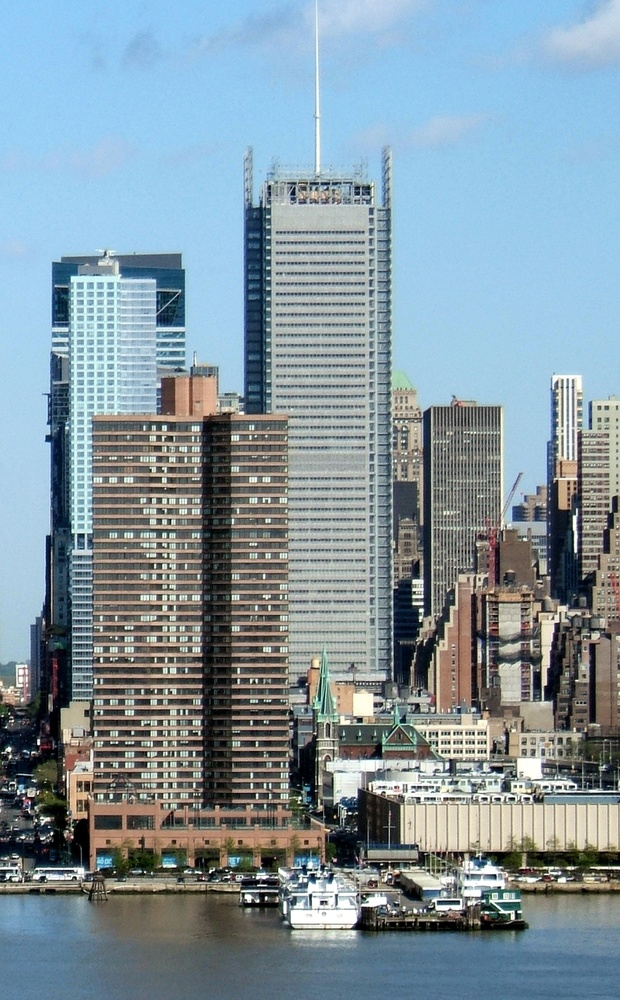
#> input picture lab07/building.jpg, 620 x 1000 px, shrunk from 800 x 1290 before the run
$ python lab07_A.py
#> lines starting #> are read from the running program, lines starting #| are printed output that depends on the picture
import numpy as np
import matplotlib.pyplot as plt

from skimage import io, filters
from scipy.signal import convolve2d

# (a)
filter_a = np.array([[-1, -1, -1], [2, 2, 2], [-1, -1, -1]])

# (b)
filter_b = np.array([[-1, -1, 2], [-1, 2, -1], [2, -1, -1]])

# (c)
filter_c = np.array([[-1, -1, -1], [-1, 8, -1], [-1, -1, -1]])

# (e)
filter_e = np.array([[0, -1, 0], [1, 0, 1], [0, -1, 0]])

def main():
    yellow_fan = io.imread('building.jpg', as_gray=True)
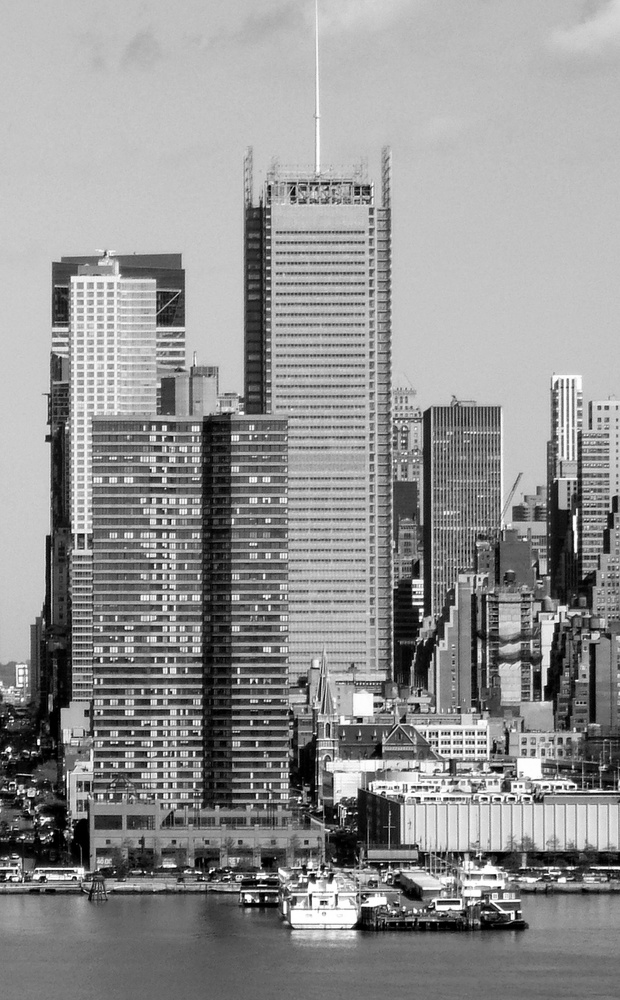
#> yellow_fan: shape (1000, 620) float64; min 0, max 1, mean 0.573

    yellow_fan_a = convolve2d(yellow_fan, filter_a, mode='same')
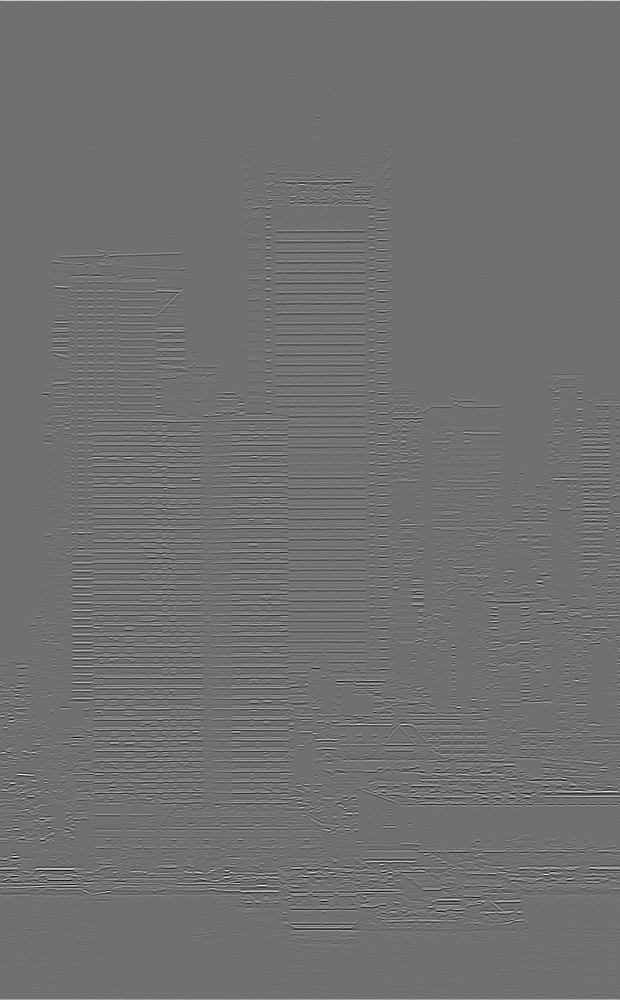
#> yellow_fan_a: shape (1000, 620) float64; min -2.87, max 3.62, mean 0.00354; drawn with min black and max white

    yellow_fan_b = convolve2d(yellow_fan, filter_b, mode='same')
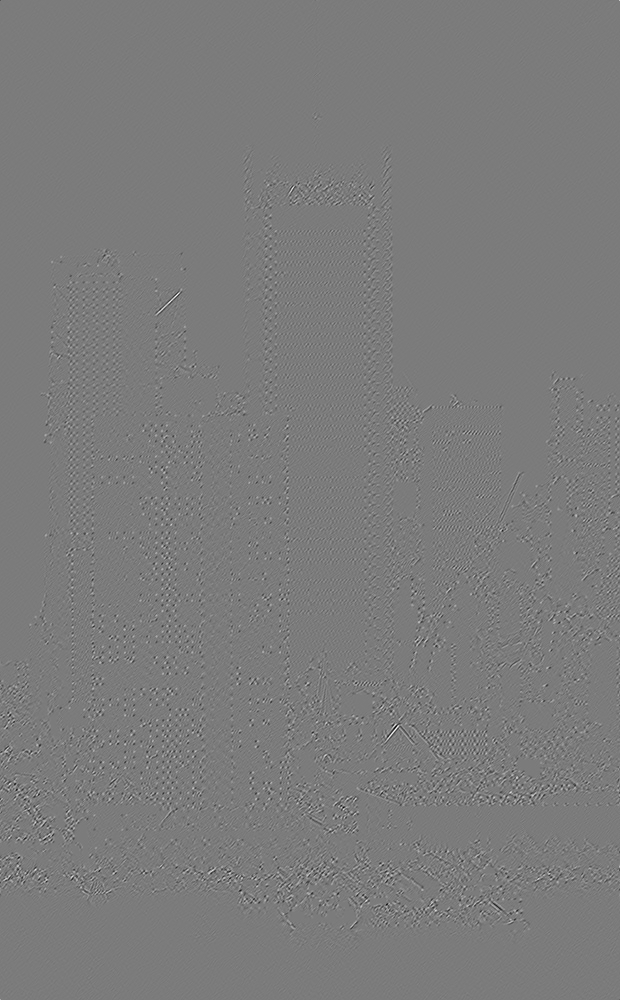
#> yellow_fan_b: shape (1000, 620) float64; min -2.56, max 2.72, mean 2.28e-06; drawn with min black and max white

    yellow_fan_c = convolve2d(yellow_fan, filter_c, mode='same')

    yellow_fan_d = filters.sobel_v(yellow_fan)
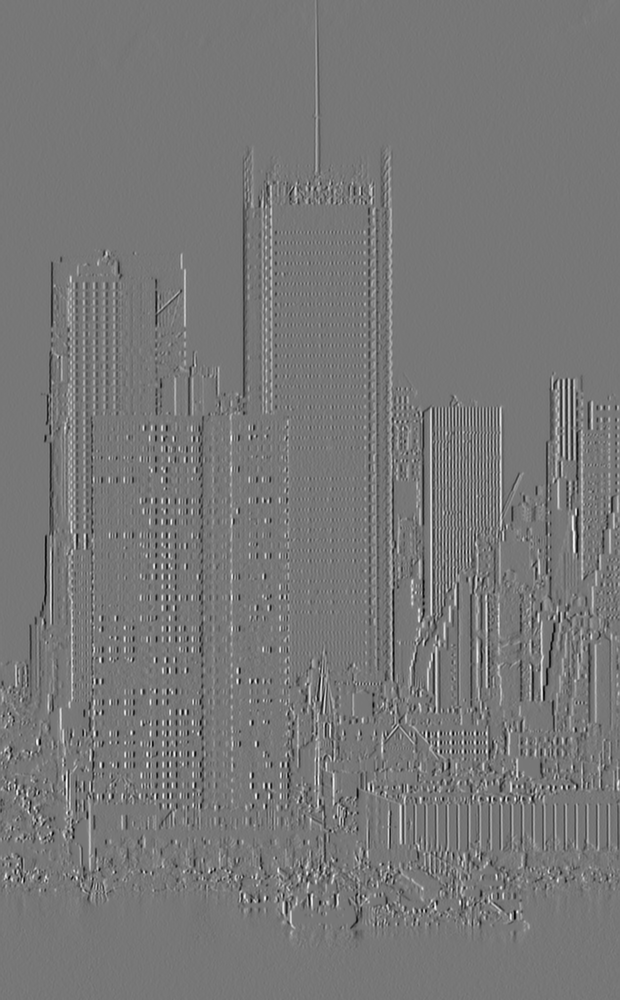
#> yellow_fan_d: shape (1000, 620) float64; min -0.845, max 0.955, mean -8.38e-05; drawn with min black and max white

    yellow_fan_e = convolve2d(yellow_fan, filter_e, mode='same')


    plt.figure(figsize=(20, 4))
    plt.subplot(1, 5, 1)
    plt.title('a')
    plt.imshow(yellow_fan_a, cmap='gray',  vmin=-0.5, vmax=1)

    plt.subplot(1, 5, 2)
    plt.title('b')
    plt.imshow(yellow_fan_b, cmap='gray',  vmin=-0.5, vmax=1)

    plt.subplot(1, 5, 3)
    plt.title('c')
    plt.imshow(yellow_fan_c, cmap='gray',  vmin=-0.5, vmax=1)

    plt.subplot(1, 5, 4)
    plt.title('d')
    plt.imshow(yellow_fan_d, cmap='gray',  vmin=-0.5, vmax=1)

    plt.subplot(1, 5, 5)
    plt.title('e')
    plt.imshow(yellow_fan_e, cmap='gray',  vmin=-0.5, vmax=1)

    plt.show()

if __name__ == "__main__":
    main()
